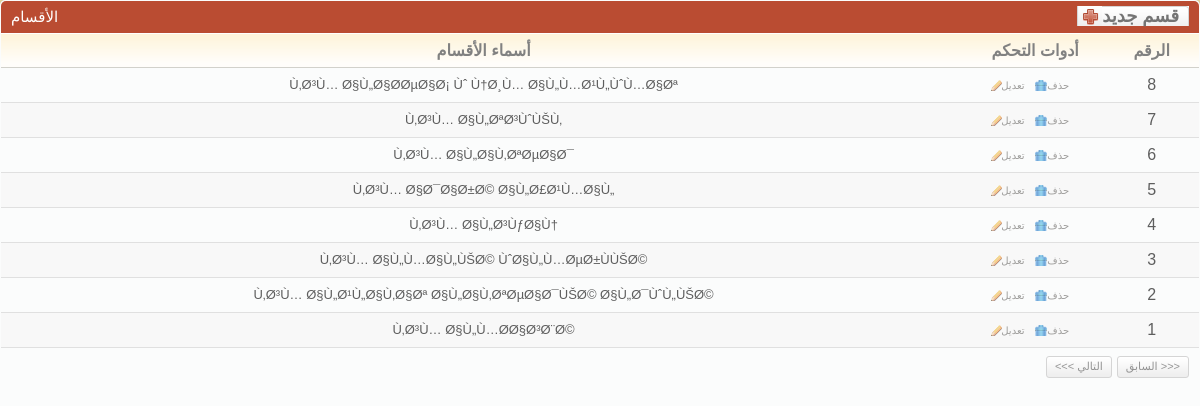
Screenshot of /desgin/cp/showDepas.php with the database file from the repository.
### tables this page shows
CREATE TABLE `depas` (
  `id` int(11) NOT NULL,
  `name` text NOT NULL
);

### database/Connection.php (called while the page is built, shortened)
<?php
$pagging_count = 15;
?>

### database/depas/DepasDbase.php (called while the page is built, shortened)
<?php
class DepasDbase
{
	function  getCountDepas()
	{
		$query = "select count(id) as lolo from depas order by id";
		$result= mysql_query($query);
		$row   = mysql_fetch_array($result);
		return $row["lolo"];
	}
	function getDepas( $offset , $row_count)
	{
		$products = array();
		$query       = "select * from depas order by id desc LIMIT ".$row_count." OFFSET ".$offset;
		$result      = mysql_query($query);
		$num_results = mysql_num_rows($result);
		for($i = 0; $i < $num_results; $i++){
			$product = new Depas();
			$row     = mysql_fetch_array($result);
			$product->id = $row["id"];
			$product->name = $row["name"];
			$products[$i] = $product;
		}
		return $products;
	}
}
?>

### desgin/cp/showDepas.php (the view, shortened to what this page needs)
<link rel="stylesheet" href="css/style.css" type="text/css" media="all" />
<?
extract($_REQUEST);
include("../../database/Connection.php");
include("../../database/depas/DepasDbase.php");
$db = new DepasDbase();
if($offset == "")
{
	$offset = 0;
}
if($row_count == "")
{
	$row_count = $pagging_count;
}
$all_rows_count = $db->getCountDepas();
$products       = $db->getDepas($offset,$row_count);
?>
<div class="box">
	<div class="box-head">
		<h2 class="left">
			الأقسام
		</h2>
		<h2 class="right">
			<a href="#" name="aa3" id="aa3" class="add-button">
				<span>
					قسم جديد
				</span>
			</a>
		</h2>
	</div>
	<div class="table">
		<?
		if(count($products) != 0)
		{
			?>
			<table width="100%" border="0" cellspacing="0" cellpadding="0">
				<tr>
					<th width="1067">
						أسماء الأقسام
					</th>
					<th width="145">
						أدوات التحكم
					</th>
					<th width="98">
						الرقم
					</th>
				</tr>
				<?
				for($a1 = 0;$a1 < count($products);$a1++)
				{
					$products_one = $products[$a1];
					?>
					<tr <? echo (( $a1 % 2 ) ? "class='odd'" : "" ); ?> >
						<td align="center">
							<h3>
								<? echo $products_one->name; ?>
							</h3>
						</td>
						<td align="center">
							<a href="#" val="<? echo $products_one->id; ?>"  key="deleteDepas.php" onclick="call_click(this);" class="ico del">
								حذف
							</a>
							<a href="#" val="<? echo $products_one->id; ?>" key="updateDepas.php" onclick="call_click(this);" class="ico edit">
								تعديل
							</a>
						</td>
						<td align="center">
							<? echo ($all_rows_count - $offset - $a1); ?>
						</td>
					</tr>
					<?
				}
				?>
			</table>
			<div class="pagging">
				<div class="right">
					<a id="perv_" href="#">
						<<< التالي
					</a>
					<a id="next_" href="#">
						السابق >>>
					</a>
				</div>
			</div>
			<?
		}
		?>
	</div>
</div>

### desgin/cp/css/style.css (style rules this page uses)
* { padding: 0; margin: 0; outline: 0; }
a { color: #ba4c32; text-decoration: underline; cursor: pointer; }
.left, .alignleft { float: left; display: inline; }
.right, .alignright { float: right; display: inline; }
h2 { font-size: 15px; font-weight: normal; }
h3 { font-size: 13px; line-height: 14px; font-weight: normal; }
.table th { background: #fffdfa url(images/th.gif) repeat-x 0 0; color: #818181; text-align: center; padding: 7px 2px; border-bottom: solid 1px #d2d1cb; }
.table td { background: #fbfcfc; border-bottom: solid 1px #e0e0e0; padding: 8px 2px; }
.table tr.odd td { background: #f8f8f8; }
.box { background: #fbfcfc; height: 100%; padding: 1px; margin-bottom: 20px; }
.box-head { background: #ba4c32; height: 32px; color: #fff; padding: 0 10px; line-height: 32px; white-space: nowrap; border-bottom: solid 1px #fff; }
.box-head .right { padding-top: 5px; line-height: 13px; }
.pagging { height: 20px; padding: 8px 10px; line-height: 19px; color: #949494; }
.pagging a { background: url(images/pagging.gif) repeat-x 0 0; height: 20px; float: left; padding: 0 8px; border: solid 1px #d5d5d5; text-decoration: none; color: #949494; margin-left: 5px; }
a.ico { color: #9d9c9a; font-size: 10px; text-decoration: none; padding: 0 10px 0 10px; background-repeat: no-repeat; background-position: 0 0; }
a.del { background-image: url(images/del.gif); }
a.edit { background-image: url(images/edit.gif); }
.add-button, .add-button span { float: right; height: 20px; background: url(images/add-button.gif) no-repeat 0 0; background-position: left center; padding: 0 0 0 25px; }
.add-button span { background-position: right 0; padding: 0 10px 0 0; }
.add-button { font-weight: bold; font-size: 18px; color: #747474; text-decoration: none; line-height: 20px; }
.box { -moz-border-radius: 5px; -webkit-border-radius: 5px; -moz-box-shadow: 0 0 6px #978f6c; -webkit-box-shadow: 0 0 6px #978f6c; }
.box-head { -moz-border-radius-topleft: 5px; -moz-border-radius-topright: 5px; -webkit-border-top-left-radius: 5px; -webkit-border-top-right-radius: 5px; }
.small-field, .button, .pagging a { -moz-border-radius: 3px; -webkit-border-radius: 3px; }

### rows the page displays
depas: name "Ù‚Ø³Ù… Ø§Ù„Ø§Ø­ØµØ§Ø¡ Ùˆ Ù†Ø¸Ù… Ø§Ù„Ù…Ø¹Ù„ÙˆÙ…Ø§Øª", a1 "8"
depas: name "Ù‚Ø³Ù… Ø§Ù„ØªØ³ÙˆÙŠÙ‚", a1 "7"
depas: name "Ù‚Ø³Ù… Ø§Ù„Ø§Ù‚ØªØµØ§Ø¯", a1 "6"
depas: name "Ù‚Ø³Ù… Ø§Ø¯Ø§Ø±Ø© Ø§Ù„Ø£Ø¹Ù…Ø§Ù„", a1 "5"
depas: name "Ù‚Ø³Ù… Ø§Ù„Ø³ÙƒØ§Ù†", a1 "4"
depas: name "Ù‚Ø³Ù… Ø§Ù„Ù…Ø§Ù„ÙŠØ© ÙˆØ§Ù„Ù…ØµØ±ÙÙŠØ©", a1 "3"
depas: name "Ù‚Ø³Ù… Ø§Ù„Ø¹Ù„Ø§Ù‚Ø§Øª Ø§Ù„Ø§Ù‚ØªØµØ§Ø¯ÙŠØ© Ø§Ù„Ø¯ÙˆÙ„ÙŠØ©", a1 "2"
depas: name "Ù‚Ø³Ù… Ø§Ù„Ù…Ø­Ø§Ø³Ø¨Ø©", a1 "1"
